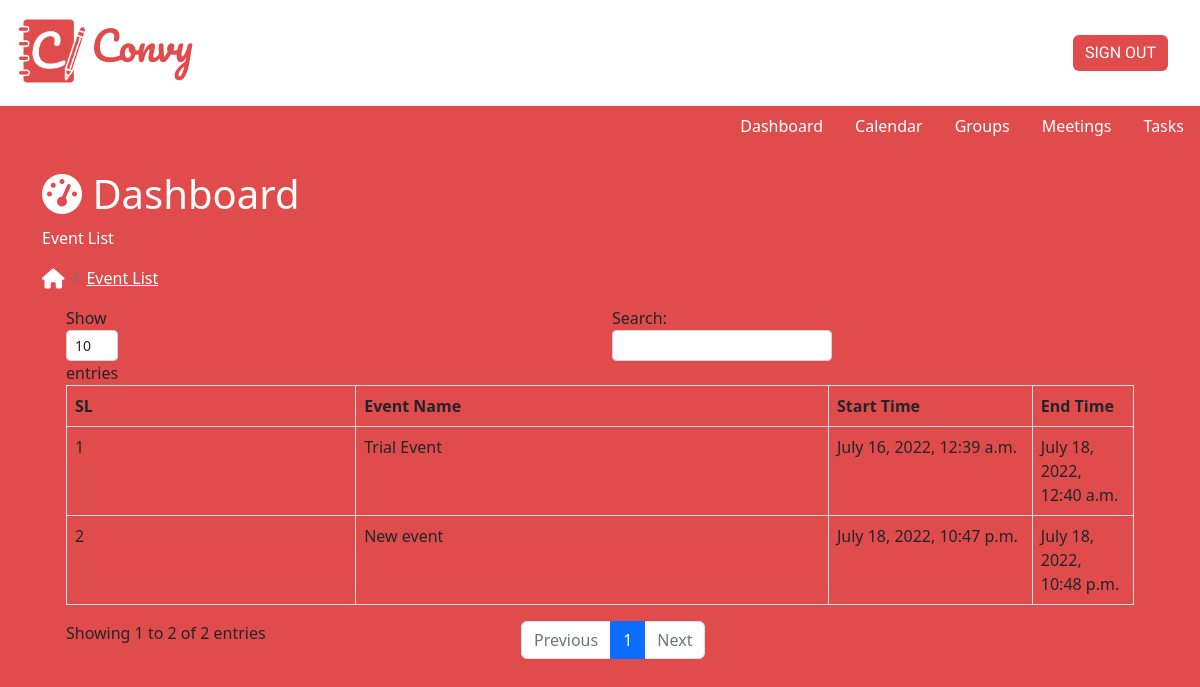
Screenshot of /calendar/all-event-list/ (signed in) with the database file from the repository.
### convy_calendar/models/event.py (models this page shows, shortened)
class Event(EventAbstract):
    user = models.ForeignKey(User, on_delete=models.CASCADE, related_name="events")
    title = models.CharField(max_length=200, unique=True)
    description = models.TextField()
    start_time = models.DateTimeField()
    end_time = models.DateTimeField()
    objects = EventManager()

### convy_calendar/views/event_list.py (the view)
# urls.py: path("all-event-list/", views.AllEventsListView.as_view(), name="all_events"),
class AllEventsListView(ListView):
    template_name = "calendarapp/events_list.html"
    model = Event
    def get_queryset(self):
        return Event.objects.get_all_events(user=self.request.user)

### convy_calendar/models/event.py (called while the page is built)
    def get_all_events(self, user):
        events = Event.objects.filter(user=user, is_active=True, is_deleted=False)
        return events

### convy_calendar/templates/calendarapp/events_list.html (shortened to what this page needs)
{% extends 'authentication/base.html' %}
{% load static %}
{% block breadcrumb %}
    <div>
        <h1><i class="fa fa-dashboard"></i> Dashboard</h1>
        <p>Event List</p>
    </div>
    <ul class="app-breadcrumb breadcrumb">
        <li class="breadcrumb-item"><i class="fa fa-home fa-lg"></i></li>
        <li class="breadcrumb-item"><a href="#">Event List</a></li>
    </ul>
{% endblock breadcrumb %}
{% block content %}
<div class="row">
    <div class="col-md-12">
        <div class="tile">
            <div class="tile-body">
                <div class="table-responsive">
                    <div id="sampleTable_wrapper" class="dataTables_wrapper container-fluid dt-bootstrap4 no-footer">
                        <div class="row">
                            <div class="col-sm-12">
                                <table class="table table-hover table-bordered dataTable no-footer" id="sampleTable" role="grid" aria-describedby="sampleTable_info">
                                    <thead>
                                        <tr role="row">
                                            <th class="sorting_asc" tabindex="0" aria-controls="sampleTable" rowspan="1" colspan="1" aria-sort="ascending" aria-label="Name: activate to sort column descending" style="width: 261.641px;">SL</th>
                                            <th class="sorting" tabindex="0" aria-controls="sampleTable" rowspan="1" colspan="1" aria-label="Position: activate to sort column ascending" style="width: 417.312px;">Event Name</th>
                                            <th class="sorting" tabindex="0" aria-controls="sampleTable" rowspan="1" colspan="1" aria-label="Office: activate to sort column ascending" style="width: 189.281px;">Start Time</th>
                                            <th class="sorting" tabindex="0" aria-controls="sampleTable" rowspan="1" colspan="1" aria-label="Age: activate to sort column ascending" style="width: 102.141px;">End Time</th>
                                        </tr>
                                    </thead>
                                    <tbody>
                                        {% for event in object_list %}
                                            <tr role="row" class="odd">
                                                <td class="sorting_1">{{ forloop.counter }}</td>
                                                <td>{{ event.title }}</td>
                                                <td>{{ event.start_time }}</td>
                                                <td>{{ event.end_time }}</td>
                                            </tr>
                                        {% endfor %}
                                    </tbody>
                                </table>
                            </div>
                        </div>
                    </div>
                </div>
            </div>
        </div>
    </div>
</div>
{% endblock content %}

### authentication/static/authentication/styles/base.css (style rules this page uses)
* { margin: 0; padding: 0; box-sizing: border-box; }
body { background-color: #e04c4c; }
.nav-link, .nav-link:hover, a { color: white; }
h1, h3, hr, p, ul, a, li, form { color: white; }

### rows the page displays
Event: title "Trial Event", start_time "July 16, 2022, 12:39 a.m.", end_time "July 18, 2022, 12:40 a.m."
Event: title "New event", start_time "July 18, 2022, 10:47 p.m.", end_time "July 18, 2022, 10:48 p.m."
